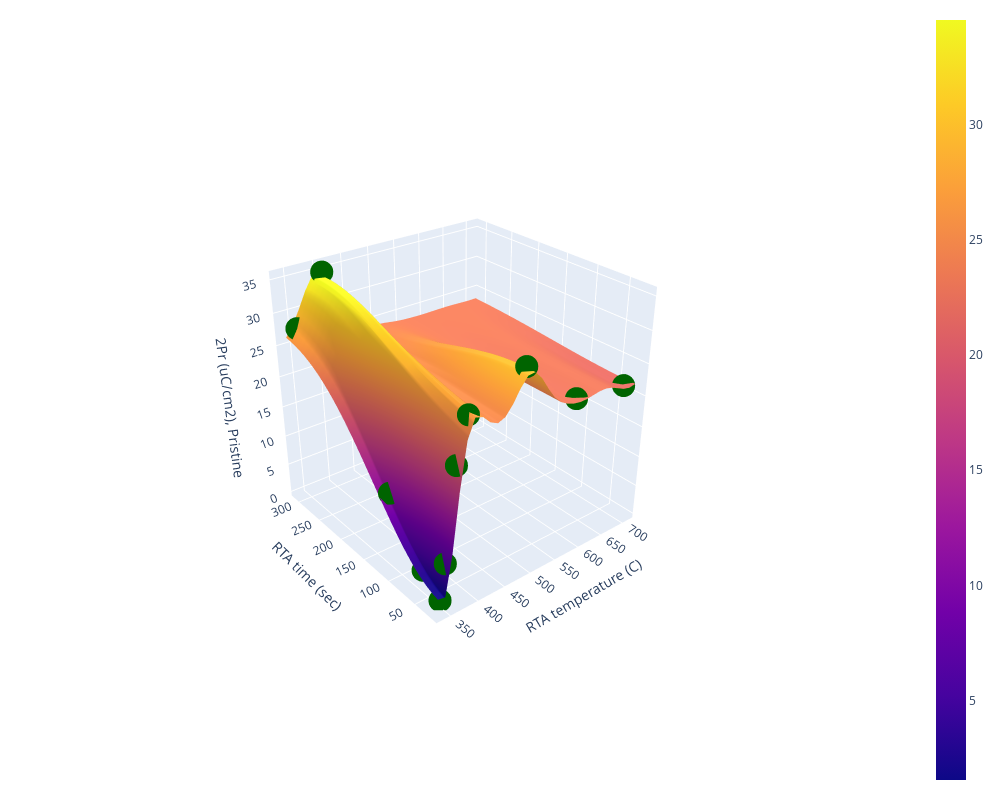

Source (notebook cell):
### Code cell
# non-log scale

pred_labels = obs.mean.view(n, n)
# plot?...
import plotly.graph_objects as go
fig = go.Figure(data=[go.Surface(z=pred_labels.numpy().T, x=test_grid[:,0], y=test_grid[:,1], name='GP regression')])
fig.add_trace(go.Scatter3d(x=train_x[:,0].numpy(),y=train_x[:,1].numpy(),  
                        z=train_y.numpy(), mode='markers', marker={'color':'darkgreen'}, name='training data'))
fig.update_layout( width=1000, height=800,
                  legend=dict(orientation="h", yanchor="top", y=1.02, xanchor="left",x=1),
                   margin=dict(r=20, l=10, b=10, t=10), 
                    scene=dict(
                    xaxis_title="RTA temperature (C)",
                    yaxis_title="RTA time (sec)",
                    zaxis_title='2Pr (uC/cm2), Pristine')
                )
camera = dict(
    up=dict(x=0, y=0, z=1),
    center=dict(x=0, y=0, z=0),
    eye=dict(x=-2, y=-2.5, z=1.75)
)

fig.update_layout(scene_camera=camera)
fig.show()

### Figure 1 — Plotly figure (JSON) as saved in the notebook; plotly's stock layout.template omitted (floating-point values rounded to 4 significant figures; data arrays with more than 128 entries replaced by an {"elided": "..."} marker saying what was removed)
{"data": [{"name": "GP regression", "type": "surface", "x": [337.5, 350.4, 363.4, 376.3, 389.2, 402.2, 415.1, 428.0, 440.9, 453.9, 466.8, 479.7, 492.7, 505.6, 518.5, 531.5, 544.4, 557.3, 570.3, 583.2, 596.1, 609.1, 622.0, 634.9, 647.8, 660.8, 673.7, 686.6, 699.6, 712.5], "y": [20.36, 30.33, 40.31, 50.28, 60.26, 70.23, 80.21, 90.18, 100.2, 110.1, 120.1, 130.1, 140.1, 150.0, 160.0, 170.0, 180.0, 189.9, 199.9, 209.9, 219.9, 229.8, 239.8, 249.8, 259.8, 269.7, 279.7, 289.7, 299.7, 309.6], "z": {"elided": "30x30 float values"}}, {"marker": {"color": "darkgreen"}, "mode": "markers", "name": "training data", "type": "scatter3d", "x": [350, 350, 350, 350, 360, 380, 400, 400, 500, 600, 700], "y": [30, 60, 120, 300, 30, 30, 30, 300, 30, 30, 30], "z": [0.311, 3.051, 11.49, 27.85, 5.915, 20.17, 26.67, 35.19, 30.26, 22.56, 21.47]}], "layout": {"height": 800, "legend": {"orientation": "h", "x": 1, "xanchor": "left", "y": 1.02, "yanchor": "top"}, "margin": {"b": 10, "l": 10, "r": 20, "t": 10}, "scene": {"camera": {"center": {"x": 0, "y": 0, "z": 0}, "eye": {"x": -2, "y": -2.5, "z": 1.75}, "up": {"x": 0, "y": 0, "z": 1}}, "xaxis": {"title": {"text": "RTA temperature (C)"}}, "yaxis": {"title": {"text": "RTA time (sec)"}}, "zaxis": {"title": {"text": "2Pr (uC/cm2), Pristine"}}}, "width": 1000}}
